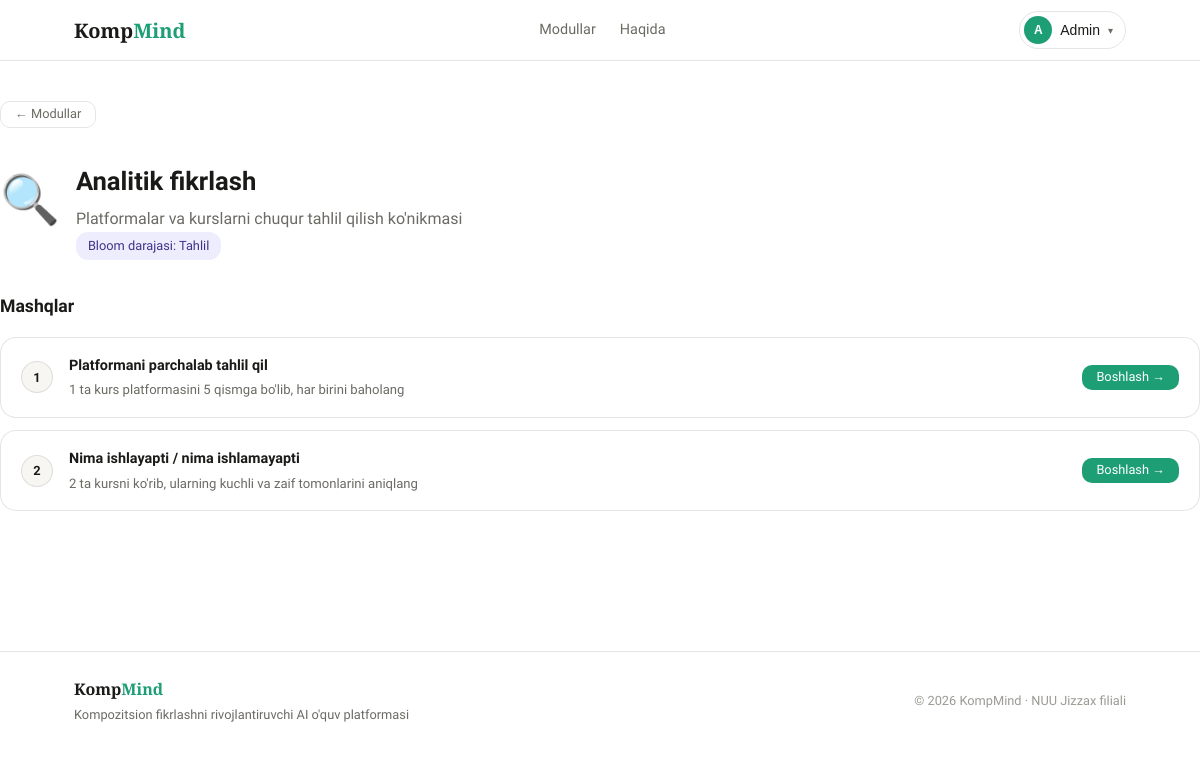
The page /modules/1 (signed in) on the database its author committed.
### tables this page shows
CREATE TABLE IF NOT EXISTS modules (
    id          INT UNSIGNED AUTO_INCREMENT PRIMARY KEY,
    slug        VARCHAR(80)     NOT NULL UNIQUE,
    name        VARCHAR(150)    NOT NULL,
    icon        VARCHAR(10)     NOT NULL DEFAULT '📚',
    description TEXT            NULL,
    bloom_level TINYINT         NOT NULL DEFAULT 1 COMMENT '1=bilish,2=tushunish,3=qollash,4=tahlil,5=baholash,6=yaratish',
    sort_order  TINYINT         NOT NULL DEFAULT 0,
    badge       ENUM('','new','hot') NOT NULL DEFAULT '',
    is_active   TINYINT(1)      NOT NULL DEFAULT 1,
    created_at  DATETIME        NOT NULL DEFAULT CURRENT_TIMESTAMP
);

CREATE TABLE IF NOT EXISTS exercises (
    id          INT UNSIGNED AUTO_INCREMENT PRIMARY KEY,
    module_id   INT UNSIGNED    NOT NULL,
    title       VARCHAR(200)    NOT NULL,
    description TEXT            NOT NULL,
    instructions TEXT           NOT NULL,
    type        ENUM('practical','creative') NOT NULL DEFAULT 'practical',
    max_score   TINYINT         NOT NULL DEFAULT 100,
    sort_order  TINYINT         NOT NULL DEFAULT 0,
    is_active   TINYINT(1)      NOT NULL DEFAULT 1,
    created_at  DATETIME        NOT NULL DEFAULT CURRENT_TIMESTAMP,
    FOREIGN KEY (module_id) REFERENCES modules(id) ON DELETE CASCADE
);

### app/Controllers/ModuleController.php (called while the page is built, shortened)
<?php
class ModuleController extends Controller
{
    public function show(array $params = []): void
    {
        $module = Module::find((int)($params['id'] ?? 0));
        $exercises = Exercise::byModule($module['id']);
        $submitted = [];
        $this->render('modules.show', [
            'module'    => $module,
            'exercises' => $exercises,
            'submitted' => $submitted,
            'title'     => $module['name'],
        ]);
    }
}

### public/index.php (called while the page is built, shortened)
<?php
require_once __DIR__ . '/../app/bootstrap.php';
$router = new \App\Core\Router();
$router->dispatch();

### app/bootstrap.php (called while the page is built, shortened)
<?php
function config(string $file, string $key = ''): mixed
{
    static $cache = [];
    if (!isset($cache[$file])) {
        $path = __DIR__ . '/../config/' . $file . '.php';
        $cache[$file] = file_exists($path) ? require $path : [];
    }
    if ($key === '') return $cache[$file];
    return $cache[$file][$key] ?? null;
}

### config/database.php (called while the page is built)
<?php
return [
    'host'    => $_ENV['DB_HOST']    ?? 'localhost',
    'port'    => $_ENV['DB_PORT']    ?? '3306',
    'dbname'  => $_ENV['DB_NAME']    ?? 'kfkaiedu_db',
    'user'    => $_ENV['DB_USER']    ?? 'root',
    'pass'    => $_ENV['DB_PASS']    ?? '',
    'charset' => $_ENV['DB_CHARSET'] ?? 'utf8mb4',
    'options' => [
        PDO::ATTR_ERRMODE            => PDO::ERRMODE_EXCEPTION,
        PDO::ATTR_DEFAULT_FETCH_MODE => PDO::FETCH_ASSOC,
        PDO::ATTR_EMULATE_PREPARES   => false,
    ],
];

### app/Core/Database.php (called while the page is built, shortened)
<?php
class Database
{
    private static ?PDO $instance = null;
    public static function getInstance(): PDO
    {
        if (self::$instance === null) {
            $cfg = config('database');
            $dsn = sprintf(
                'mysql:host=%s;port=%s;dbname=%s;charset=%s',
                $cfg['host'], $cfg['port'], $cfg['dbname'], $cfg['charset']
            );
            try {
                self::$instance = new PDO($dsn, $cfg['user'], $cfg['pass'], $cfg['options']);
            } catch (PDOException $e) {
                error_log('DB connection error: ' . $e->getMessage());
                http_response_code(500);
                die(json_encode(['error' => 'Database connection failed']));
            }
        }
        return self::$instance;
    }
    public static function query(string $sql, array $params = []): \PDOStatement
    {
        $stmt = self::getInstance()->prepare($sql);
        $stmt->execute($params);
        return $stmt;
    }
    public static function fetchOne(string $sql, array $params = []): array|false
    {
        return self::query($sql, $params)->fetch();
    }
    public static function fetchAll(string $sql, array $params = []): array
    {
        return self::query($sql, $params)->fetchAll();
    }
}

### app/Core/Model.php (called while the page is built, shortened)
<?php
abstract class Model
{
    protected static string $table = '';
    protected static string $primaryKey = 'id';
    public static function find(int $id): array|false
    {
        return Database::fetchOne(
            "SELECT * FROM `" . static::$table . "` WHERE `" . static::$primaryKey . "` = ?",
            [$id]
        );
    }
}

### app/Models/Exercise.php (called while the page is built, shortened)
<?php
class Exercise extends Model
{
    public static function byModule(int $moduleId): array
    {
        return Database::fetchAll(
            "SELECT * FROM exercises WHERE module_id = ? AND is_active = 1 ORDER BY sort_order",
            [$moduleId]
        );
    }
}

### app/Views/modules/show.php (the view)
<?php
$bloomLabels = [1=>'Bilish',2=>'Tushunish',3=>'Qo\'llash',4=>'Tahlil',5=>'Baholash',6=>'Yaratish'];
?>
<div class="page-header">
    <a href="/modules" class="btn btn-ghost btn-sm">← Modullar</a>
</div>
<div class="module-hero">
    <div class="module-hero-icon"><?= $module['icon'] ?></div>
    <div>
        <h1 class="page-title"><?= htmlspecialchars($module['name']) ?></h1>
        <p class="page-sub"><?= htmlspecialchars($module['description'] ?? '') ?></p>
        <span class="bloom-badge">
            Bloom darajasi: <?= $bloomLabels[$module['bloom_level']] ?? '' ?>
        </span>
    </div>
</div>
<div class="exercises-list">
    <h2 class="block-title">Mashqlar</h2>
    <?php foreach ($exercises as $i => $ex): ?>
        <?php $sub = $submitted[$ex['id']] ?? null; ?>
        <div class="exercise-card <?= $sub ? 'exercise-card--done' : '' ?>">
            <div class="exercise-num"><?= $i + 1 ?></div>
            <div class="exercise-info">
                <h3 class="exercise-title"><?= htmlspecialchars($ex['title']) ?></h3>
                <p class="exercise-desc"><?= htmlspecialchars($ex['description']) ?></p>
            </div>
            <div class="exercise-action">
                <?php if ($sub): ?>
                    <span class="score-badge score-badge--<?= ($sub['score'] ?? 0) >= 70 ? 'good' : 'low' ?>">
                        <?= $sub['score'] ?? '—' ?> ball
                    </span>
                    <a href="/exercises/<?= $ex['id'] ?>" class="btn btn-ghost btn-sm">Qayta ko'rish</a>
                <?php else: ?>
                    <a href="/exercises/<?= $ex['id'] ?>" class="btn btn-primary btn-sm">Boshlash →</a>
                <?php endif; ?>
            </div>
        </div>
    <?php endforeach; ?>
</div>

### app/Core/Router.php (shortened to what this page needs)
<?php
class Router
{
    private array $routes = [];
    private function addRoute(string $method, string $path, string $action, array $middleware): void
    {
        $this->routes[] = [
            'method'     => $method,
            'path'       => $path,
            'pattern'    => $this->pathToRegex($path),
            'action'     => $action,
            'middleware' => $middleware,
        ];
    }
    private function pathToRegex(string $path): string
    {
        $pattern = preg_replace('/\{([a-zA-Z_]+)\}/', '(?P<$1>[^/]+)', $path);
        return '#^' . $pattern . '$#';
    }
    public function dispatch(): void
    {
        $method = $_SERVER['REQUEST_METHOD'];
        $uri    = parse_url($_SERVER['REQUEST_URI'], PHP_URL_PATH);
        $uri    = rtrim($uri, '/') ?: '/';
        foreach ($this->routes as $route) {
            if ($route['method'] !== $method) continue;
            if (!preg_match($route['pattern'], $uri, $matches)) continue;
            $params = array_filter($matches, 'is_string', ARRAY_FILTER_USE_KEY);
            [$controllerName, $controllerMethod] = explode('@', $route['action']);
            if (!str_contains($controllerName, '\\')) {
                $controllerName = "App\\Controllers\\{$controllerName}";
            } else {
                $controllerName = "App\\Controllers\\{$controllerName}";
            }
            $controller = new $controllerName();
            $controller->$controllerMethod($params);
            return;
        }
    }
}

### public/assets/css/app.css (style rules this page uses)
*, *::before, *::after { box-sizing: border-box; margin: 0; padding: 0; }
:root { --green: #1D9E75; --green-dark: #0F6E56; --green-light: #E1F5EE; --purple: #534AB7; --purple-light:#EEEDFE; --amber: #BA7517; --amber-light: #FAEEDA; --red: #A32D2D; --red-light: #FCEBEB; --text: #1a1a18; --text-muted: #6b6a63; --text-hint: #9b9a93; --bg: #ffffff; --bg-surface: #f7f6f2; --bg-hover: #f0efe9; --border: rgba(0,0,0,0.10); --border-mid: rgba(0,0,0,0.18); --shadow-sm: 0 1px 4px rgba(0,0,0,0.07); --shadow-md: 0 4px 16px rgba(0,0,0,0.09); --radius-sm: 6px; --radius-md: 10px; --radius-lg: 16px; --radius-xl: 24px; --font-body: 'Sora', sans-serif; --font-display:'Playfair Display', serif; }
html { font-size: 16px; scroll-behavior: smooth; }
body { font-family: var(--font-body); color: var(--text); background: var(--bg); line-height: 1.65; -webkit-font-smoothing: antialiased; }
a { color: var(--green); text-decoration: none; }
.page-header { display: flex; align-items: flex-start; justify-content: space-between; flex-wrap: wrap; gap: 1rem; margin-bottom: 2rem; }
.page-title { font-size: 1.6rem; font-weight: 600; }
.page-sub { color: var(--text-muted); margin-top: 4px; }
.block-title { font-size: 1.1rem; font-weight: 600; margin-bottom: 1rem; }
.bloom-badge { display: inline-block; background: var(--purple-light); color: #3C3489; padding: 3px 12px; border-radius: 12px; font-size: 0.8rem; font-weight: 500; }

### public/assets/css/components.css (style rules this page uses)
.btn { display: inline-flex; align-items: center; justify-content: center; gap: 6px; padding: 9px 20px; border-radius: var(--radius-md); font-size: 0.875rem; font-weight: 500; font-family: var(--font-body); cursor: pointer; border: none; transition: all .15s; text-decoration: none; line-height: 1; white-space: nowrap; }
.btn-primary { background: var(--green); color: #fff; }
.btn-ghost { background: transparent; color: var(--text-muted); border: 0.5px solid var(--border); }
.btn-sm { padding: 6px 14px; font-size: 0.8rem; }
.exercise-card { display: flex; align-items: center; gap: 1rem; background: var(--bg); border: 0.5px solid var(--border); border-radius: var(--radius-lg); padding: 1rem 1.25rem; margin-bottom: 0.75rem; transition: border-color .15s; }
.exercise-num { width: 32px; height: 32px; border-radius: 50%; background: var(--bg-surface); border: 0.5px solid var(--border); display: flex; align-items: center; justify-content: center; font-size: 0.8rem; font-weight: 600; flex-shrink: 0; }
.exercise-info { flex: 1; }
.exercise-title { font-weight: 600; font-size: 0.9rem; margin-bottom: 2px; }
.exercise-desc { font-size: 0.82rem; color: var(--text-muted); }
.exercise-action { display: flex; align-items: center; gap: 0.5rem; flex-shrink: 0; }
.module-hero { display: flex; align-items: flex-start; gap: 1rem; margin-bottom: 2rem; flex-wrap: wrap; }
.module-hero-icon { font-size: 3rem; flex-shrink: 0; }

### rows shown on the page
modules: icon "🔍", name "Analitik fikrlash", description "Platformalar va kurslarni chuqur tahlil qilish ko'nikmasi", bloom_level "Tahlil"
exercises: title "Platformani parchalab tahlil qil", description "1 ta kurs platformasini 5 qismga bo'lib, har birini baholang"
exercises: title "Nima ishlayapti / nima ishlamayapti", description "2 ta kursni ko'rib, ularning kuchli va zaif tomonlarini aniqlang"
